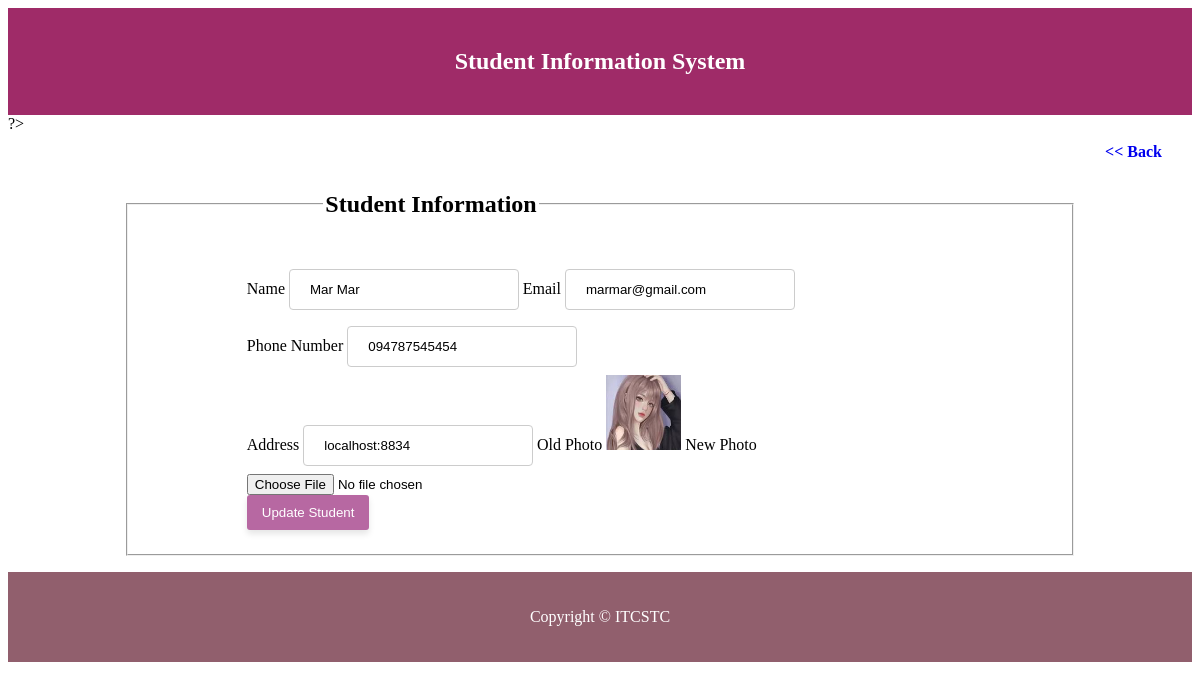
Page /editStudent.php?id=4 on the committed database.
### tables this page shows
CREATE TABLE `student` (
  `id` int(11) NOT NULL,
  `name` varchar(255) DEFAULT NULL,
  `profile_photo` varchar(255) DEFAULT NULL,
  `email` varchar(255) DEFAULT NULL,
  `password` varchar(255) DEFAULT NULL,
  `address` varchar(255) DEFAULT NULL,
  `phone_number` varchar(255) DEFAULT NULL,
  `created_date` timestamp NOT NULL DEFAULT current_timestamp(),
  `updated_date` timestamp NOT NULL DEFAULT current_timestamp() ON UPDATE current_timestamp()
);

### editStudent.php (the view, shortened to what this page needs)
<html>
<?php
include('header.php');
include('db_connect.php');
$id = $_GET['id'];
$sql = "SELECT * FROM student where id = :id";
$stmt = $conn->prepare($sql);
$stmt->bindParam(":id", $id);
$stmt->execute();
$students = $stmt->fetch(PDO::FETCH_ASSOC);
?>
?>
<div class="new">
    <a href="index.php">
        << Back</a>
</div>
<div>
    <form action="updateData.php" method="POST" enctype="multipart/form-data">
        <fieldset>
            <legend>
                <h2>Student Information</h2>
            </legend>
            <div>
                <label for="">Name</label>
                <input type="text" name="name" id="" value="<?= $students['name'] ?>">
                <label for="">Email</label>
                <input type="email" name="email" id="" value="<?= $students['email'] ?>">
            </div>
            <div>
                <label for="">Phone Number</label>
                <input type="text" name="phone" id="" value="<?= $students['phone_number'] ?>">
            </div>
            <div>
                <label for="">Address</label>
                <input type="text" name="address" id="" value="<?= $students['address'] ?>">
                <label for="">Old Photo</label>
                <img src="<?= $students['profile_photo'] ?>" alt="" width="75px" height="75px">
                <label for="">New Photo</label>
                <input type="file" name="photo" id="">
            </div>
            <input type="submit" name="add" id="" value="Update Student" class="btn">
        </fieldset>
    </form>
</div>
<?php include('footer.php') ?>
</body>
</html>

### style.css (style rules this page uses)
.btn { background-color: #b768a2; color: white; padding: 10px 15px; border: none; border-radius: 3px; cursor: pointer; transition: all 0.3s ease; box-shadow: 0 4px 6px rgba(0, 0, 0, 0.1); }
div.new a { float:right; text-decoration: none; margin: 10px 30px 10px 10px; font-weight: bold; }
input[type=text], input[type=email],input[type=password] { width: 30%; padding: 12px 20px; margin: 8px 0; display: inline-block; border: 1px solid #ccc; border-radius: 4px; box-sizing: border-box; }
fieldset { margin: 0 10% 0 10%; padding:2% 5% 2% 10%; }
fieldset legend { margin-left: 10%; }

### rows in the picture
student: name "Mar Mar", email "marmar@gmail.com", phone "094787545454", address "localhost:8834", profile_photo (picture)
